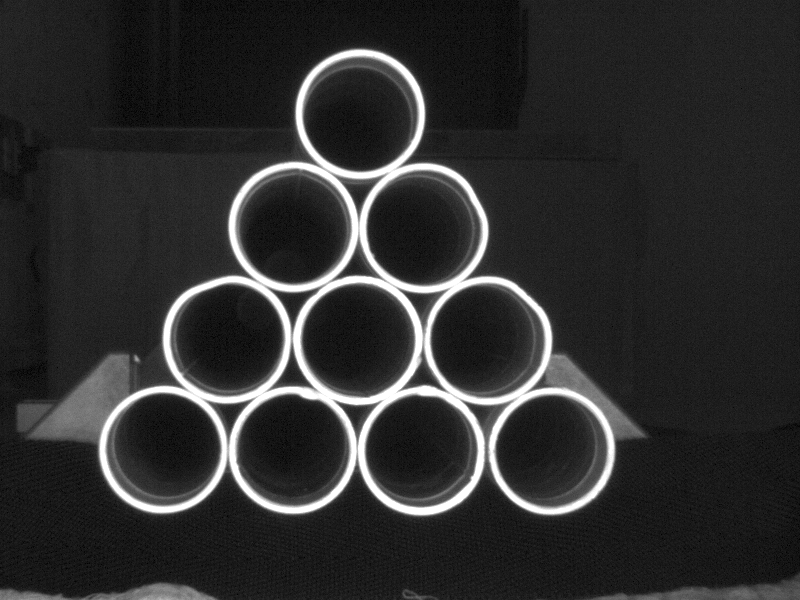
#> input picture data/image/240105_2.bmp, 800 x 600 px, found by its file name
$ python 11_main.py
#> lines starting #> are read from the running program, lines starting #| are printed output that depends on the picture; after the words box and inside, x2 and y2 are one past the last pixel; in counts of white or black regions, pixels touching at a corner belong together
#> further down, image is the input picture: shape (600, 800, 3); min 0, max 255, mean 46.7
import cv2
import numpy as np

def nothing(x):
    pass

# Callback 函數，當軌跡條值改變時被調用
def detect_circles(minDist, param1, param2, threshold_value):
#> called with minDist = 104, param1 = 200, param2 = 10, threshold_value = 173
    global image, selected_circle
    img_copy = image.copy()  # 複製原始圖像以便每次重新繪製圓形

    gray = cv2.cvtColor(img_copy, cv2.COLOR_BGR2GRAY)

    # 二值化處理
    _, thresholded = cv2.threshold(gray, threshold_value, 255, cv2.THRESH_BINARY)
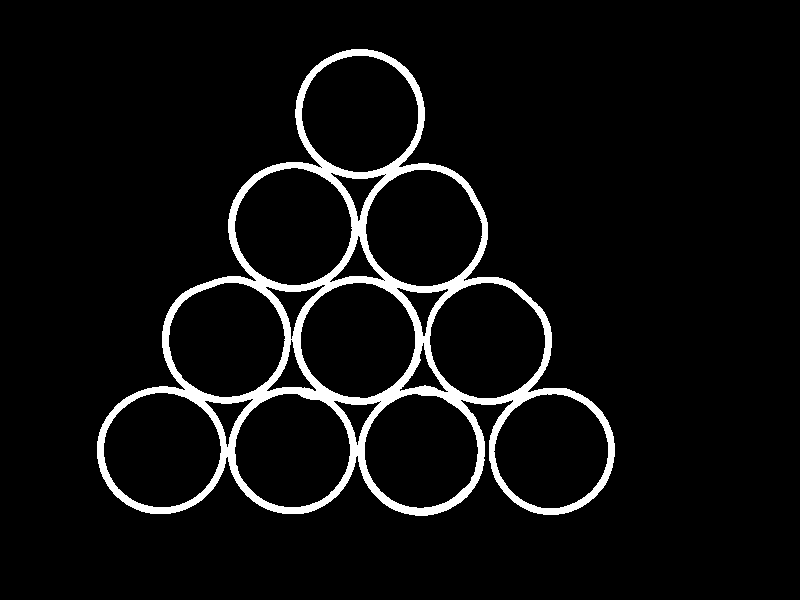
#> thresholded: shape (600, 800); 5.6% white; 1 white region, box (x1, y1, x2, y2) and area: (97, 49, 615, 516) 27045
    # # 圖像侵蝕操作
    # kernel = np.ones((2, 2), np.uint8)
    # thresholded = cv2.erode(thresholded, kernel, iterations=erosion_iterations)

    # 偵測圓形
    circles = cv2.HoughCircles(thresholded, cv2.HOUGH_GRADIENT, dp=1, minDist=minDist,
                                param1=param1, param2=param2, minRadius=0, maxRadius=73)
#> circles = [[420.5, 450.5, 56.8], [162.5, 449.5, 57.1], [292.5, 449.5, 56.4], [357.5, 340.5, 57.5], [551.5, 451.5, 63.3], [222.5, 339.5, 61.4], [288.5, 225.5, 61.2], [360.5, 113.5, 57.5], [421.5, 223.5, 61.4], [489.5, 342.5, 61.4]]

    # 如果有偵測到圓形
    if circles is not None:
        circles = np.round(circles[0, :]).astype("int")
#> circles = [[420, 450, 57], [162, 450, 57], [292, 450, 56], [358, 340, 58], [552, 452, 63], [222, 340, 61], [288, 226, 61], [360, 114, 58], [422, 224, 61], [490, 342, 61]]

        for i, (x, y, r) in enumerate(circles):
            diameter = 2 * r
            print(f"圓形{i}直徑: {diameter}")

            # 繪製偵測到的所有圓形
            cv2.circle(img_copy, (x, y), r, (0, 255, 0), 4)
            cv2.circle(img_copy, (x, y), 5, (0, 255, 0), -1)  # 繪製圓心

            # 繪製方框（用于選擇圓）
            if selected_circle == i:
                expanded_radius = int(r * 1.2)  # 将圆的半径扩大为当前半径的1.1倍
                cv2.rectangle(img_copy, (x - expanded_radius, y - expanded_radius), (x + expanded_radius, y + expanded_radius), (255, 0, 0), 2)
#> this loop made 10 passes
#> (x, y, r, diameter, expanded_radius) on pass 1: (420, 450, 57, 114, 68)
#> (printed output is left out)
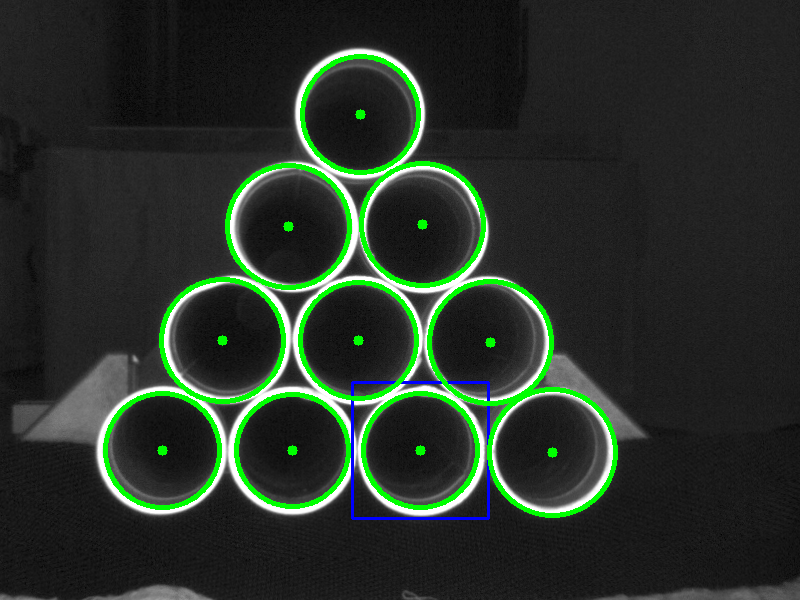
#> img_copy: shape (600, 800, 3); mean B, G, R 40.4, 49.8, 39.6

        max_circles = len(circles)
#> max_circles = 10
        cv2.setTrackbarMax('selected_circle', 'Detected Circles', max_circles - 1)  # 設置最大值

        if selected_circle < max_circles:
            (x, y, r) = circles[selected_circle]
#> x = 420; y = 450; r = 57
            diameter = 2 * r
#> diameter = 114
            print(f"選擇的圓形直徑: {diameter}")
#| 選擇的圓形直徑: 114

            # 創建一個與原始圖像尺寸相同的全黑遮罩
            mask = np.zeros(image.shape[:2], dtype=np.uint8)

            # 在遮罩上創建圓形（白色）
            cv2.circle(mask, (x, y), int(r*1.2), (255, 255, 255), thickness=-1)  # 用白色繪製選定的圓形區域
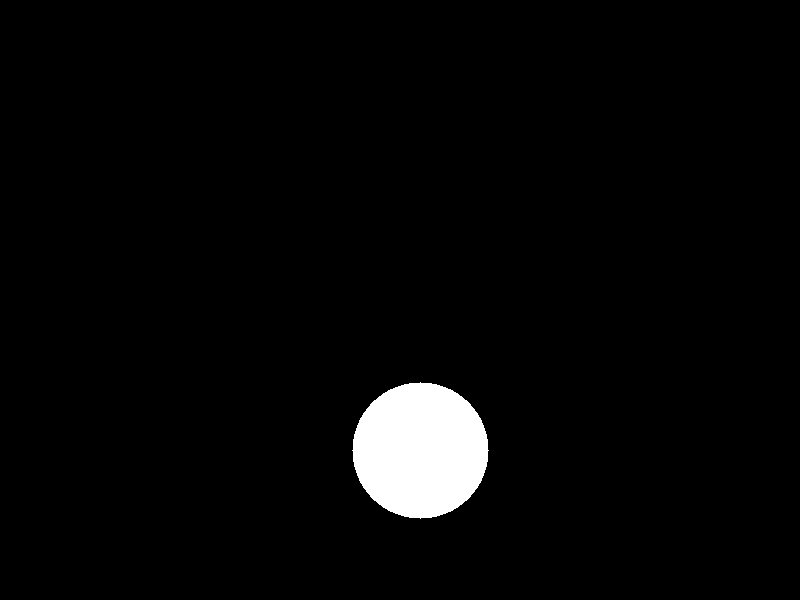
#> mask: shape (600, 800); 3% white; 1 white region, box (x1, y1, x2, y2) and area: (352, 382, 489, 519) 14505

            # 使用bitwise_and將遮罩應用到原始圖像上
            selected_circle_region = cv2.bitwise_and(image, image, mask=mask)
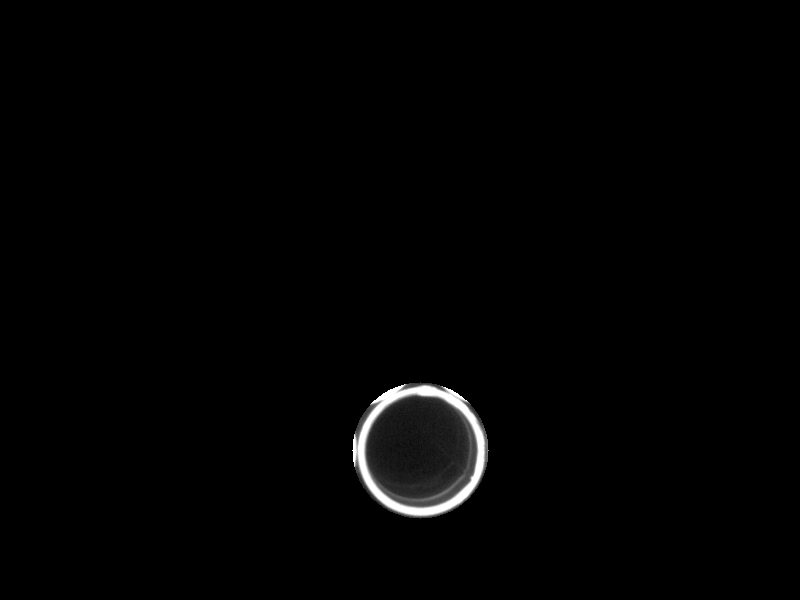
#> selected_circle_region: shape (600, 800, 3); min 0, max 255, mean 2.8

            # 顯示選定的圓形區域
            cv2.imshow("Selected Circle Region", selected_circle_region)
            cv2.imshow("Detected Circles", img_copy)
            cv2.imshow("Origin", image)
            cv2.imwrite("../data/image/python11.jpg", selected_circle_region)

    else:
        print("未偵測到圓形")
        cv2.imshow("thresholded", thresholded)  # 顯示二值化後的圖像

# 其他部分保持不變

# 读取相机校正参数
fs = cv2.FileStorage("../data/calibration.xml", cv2.FILE_STORAGE_READ)
cameraMatrix = fs.getNode('cameraMatrix').mat()
distCoeffs = fs.getNode('distCoeffs').mat()
fs.release()
pixel_to_mm = 25.8 / 146
# 读取影像
image = cv2.imread("../data/image/240105_2.bmp")

# 校正影像
image = cv2.undistort(image, cameraMatrix, distCoeffs)

minDist = 104  # 初始最小距离
param1 = 200   # 初始 param1
param2 = 10   # 初始 param2
threshold_value = 173  # 初始二值化阈值
erosion_iterations = 1  # 图像侵蚀的迭代次数
selected_circle = 0  # 选择的圆的索引（从0开始）

cv2.namedWindow('Detected Circles')
cv2.createTrackbar('minDist', 'Detected Circles', minDist, 200, nothing)
cv2.createTrackbar('param1', 'Detected Circles', param1, 1000, nothing)
cv2.createTrackbar('param2', 'Detected Circles', param2, 1000, nothing)
cv2.createTrackbar('threshold_value', 'Detected Circles', threshold_value, 255, nothing)
cv2.createTrackbar('selected_circle', 'Detected Circles', selected_circle, 10, nothing)

while True:
    minDist = cv2.getTrackbarPos('minDist', 'Detected Circles')
    param1 = cv2.getTrackbarPos('param1', 'Detected Circles')
    param2 = cv2.getTrackbarPos('param2', 'Detected Circles')
    threshold_value = cv2.getTrackbarPos('threshold_value', 'Detected Circles')
    selected_circle = cv2.getTrackbarPos('selected_circle', 'Detected Circles')

    detect_circles(minDist, param1, param2, threshold_value)

    if cv2.waitKey(1) & 0xFF == ord('q'):
#> (key q is pressed here)
        break

cv2.destroyAllWindows()

$ run again, with data/image/240105_1.bmp copied over data/image/240105_2.bmp
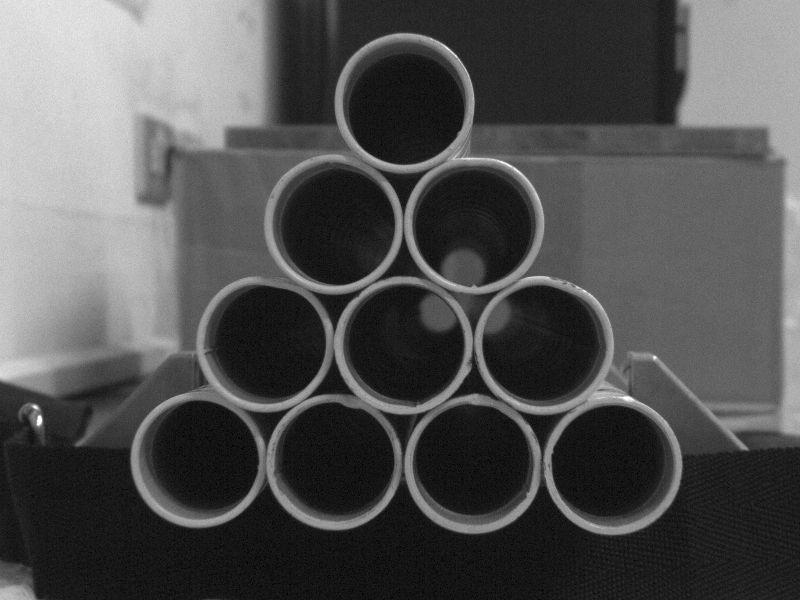
#> input picture data/image/240105_1.bmp, 800 x 600 px, found by its file name
#> image is the input picture: shape (600, 800, 3); min 0, max 255, mean 81.8
#> thresholded: shape (600, 800); 12.8% white; 644 white regions (616 under 20 px), largest, box (x1, y1, x2, y2) and area: (0, 0, 259, 381) 56599, (757, 0, 800, 98) 1326, (787, 186, 800, 227) 319
#> in detect_circles, `circles = cv2.HoughCircles(thresholded, cv2.HOUGH_GRADIENT, dp=1, minD..`: circles = [[475.5, 223.5, 65.8], [764.5, 73.5, 33.6], [89.5, 317.5, 48.1], [664.5, 44.5, 56.8], [216.5, 83.5, 60.7], [98.5, 211.5, 62.1], [752.5, 184.5, 46.9], [554.5, 330.5, 50], [298.5, 1.5, 56.2], [622.5, 432.5, 38], [782.5, 345.5, 15.9]]
#> in detect_circles, `circles = np.round(circles[0, :]).astype("int")`: circles = [[476, 224, 66], [764, 74, 34], [90, 318, 48], [664, 44, 57], [216, 84, 61], [98, 212, 62], [752, 184, 47], [554, 330, 50], [298, 2, 56], [622, 432, 38], [782, 346, 16]]
#> the loop in detect_circles, `for i, (x, y, r) in enumerate(circles):` made 11 passes
#> (x, y, r, diameter, expanded_radius) on pass 1: (476, 224, 66, 132, 79)
#> (printed output is left out)
#> after the loop in detect_circles, `for i, (x, y, r) in enumerate(circles):`:
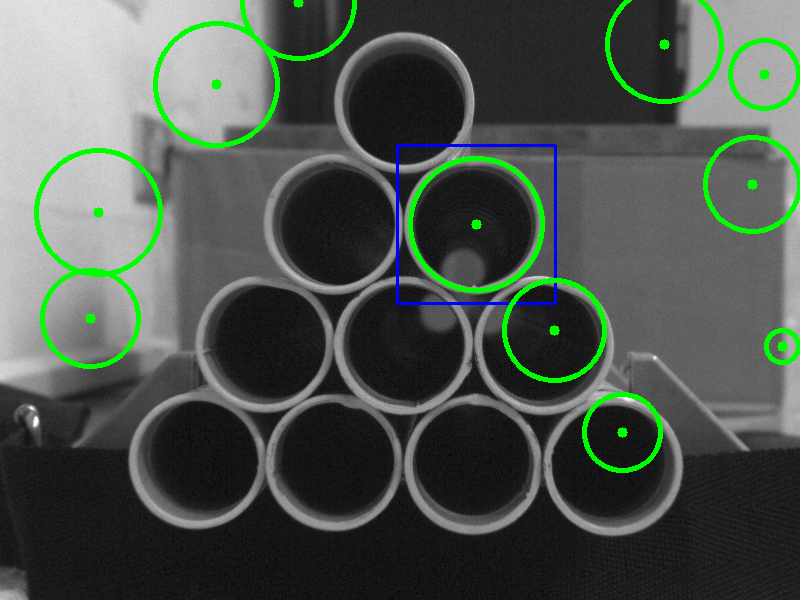
#> img_copy: shape (600, 800, 3); mean B, G, R 78, 85.6, 77
#> max_circles = 11
#> in detect_circles, `(x, y, r) = circles[selected_circle]`: x = 476; y = 224; r = 66
#> in detect_circles, `diameter = 2 * r`: diameter = 132
#| 選擇的圓形直徑: 132
#> mask: shape (600, 800); 4.1% white; 1 white region, box (x1, y1, x2, y2) and area: (397, 145, 556, 304) 19577
#> in detect_circles, `selected_circle_region = cv2.bitwise_and(image, image, mask=mask)`:
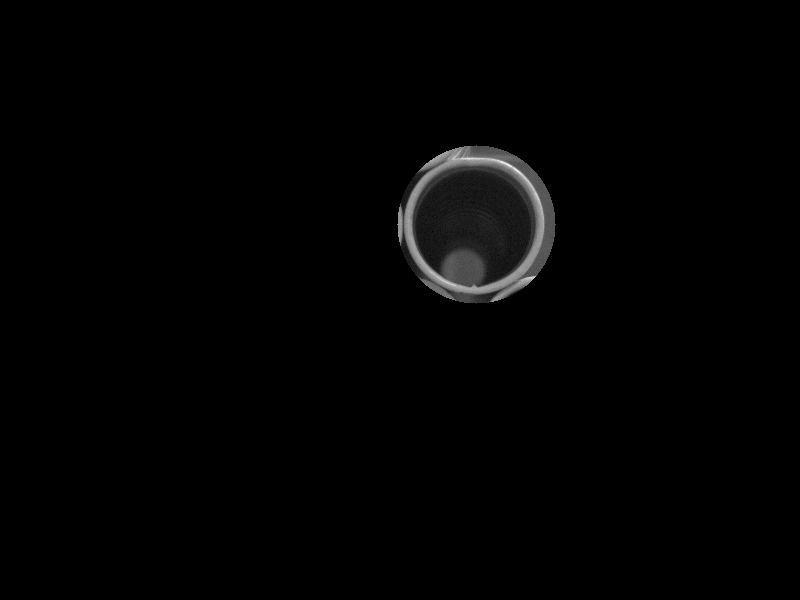
#> selected_circle_region: shape (600, 800, 3); min 0, max 247, mean 2.7

$ run again, with data/image/240105_3.bmp copied over data/image/240105_2.bmp
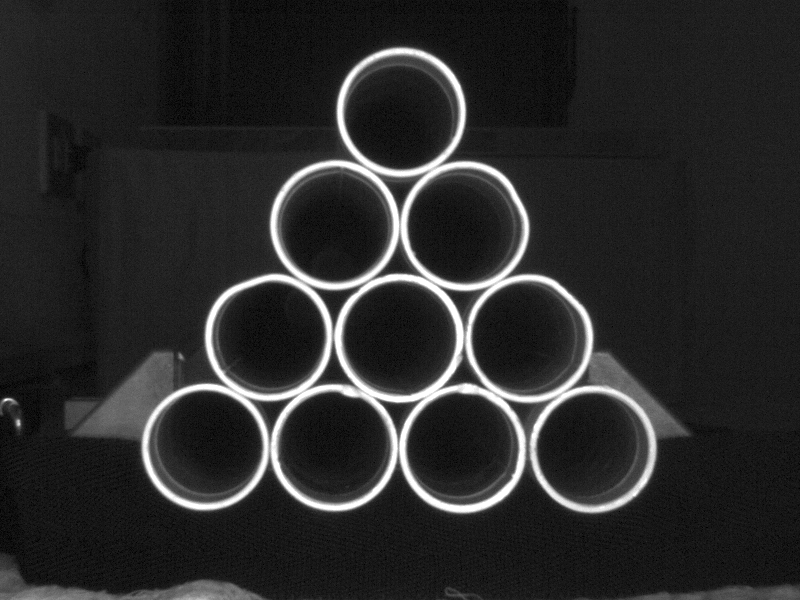
#> input picture data/image/240105_3.bmp, 800 x 600 px, found by its file name
#> image is the input picture: shape (600, 800, 3); min 0, max 255, mean 42.7
#> thresholded: shape (600, 800); 5% white; 3 white regions (2 under 20 px), largest, box (x1, y1, x2, y2) and area: (141, 48, 656, 513) 24058
#> in detect_circles, `circles = cv2.HoughCircles(thresholded, cv2.HOUGH_GRADIENT, dp=1, minD..`: circles = [[333.5, 224.5, 64.6], [267.5, 336.5, 58], [203.5, 446.5, 57.5], [528.5, 338.5, 57.8], [332.5, 447.5, 56.7], [403.5, 109.5, 61.1], [397.5, 337.5, 57.5], [465.5, 225.5, 59.1], [462.5, 444.5, 60.1], [589.5, 447.5, 60.1]]
#> in detect_circles, `circles = np.round(circles[0, :]).astype("int")`: circles = [[334, 224, 65], [268, 336, 58], [204, 446, 58], [528, 338, 58], [332, 448, 57], [404, 110, 61], [398, 338, 58], [466, 226, 59], [462, 444, 60], [590, 448, 60]]
#> the loop in detect_circles, `for i, (x, y, r) in enumerate(circles):` made 10 passes
#> (x, y, r, diameter, expanded_radius) on pass 1: (334, 224, 65, 130, 78)
#> (printed output is left out)
#> after the loop in detect_circles, `for i, (x, y, r) in enumerate(circles):`:
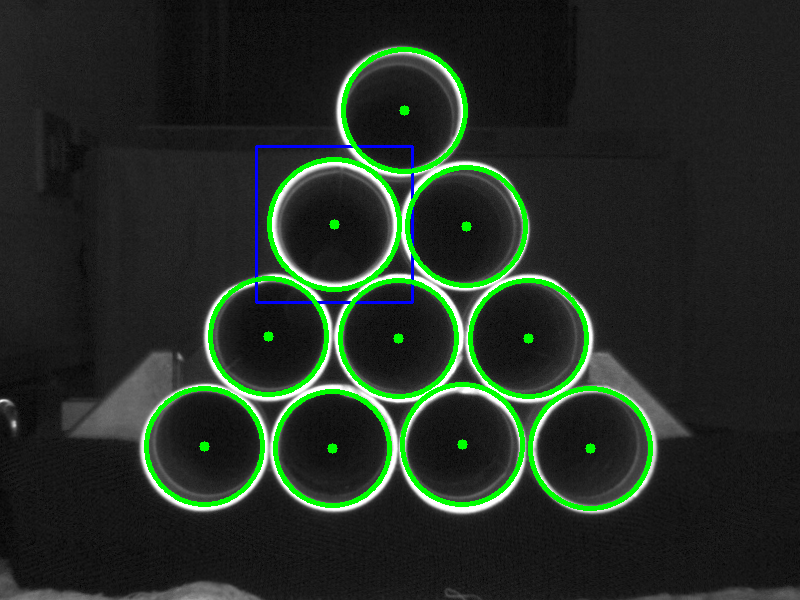
#> img_copy: shape (600, 800, 3); mean B, G, R 36.3, 45.6, 35.4
#> max_circles = 10
#> in detect_circles, `(x, y, r) = circles[selected_circle]`: x = 334; y = 224; r = 65
#> in detect_circles, `diameter = 2 * r`: diameter = 130
#| 選擇的圓形直徑: 130
#> mask: shape (600, 800); 4% white; 1 white region, box (x1, y1, x2, y2) and area: (256, 146, 413, 303) 19109
#> in detect_circles, `selected_circle_region = cv2.bitwise_and(image, image, mask=mask)`:
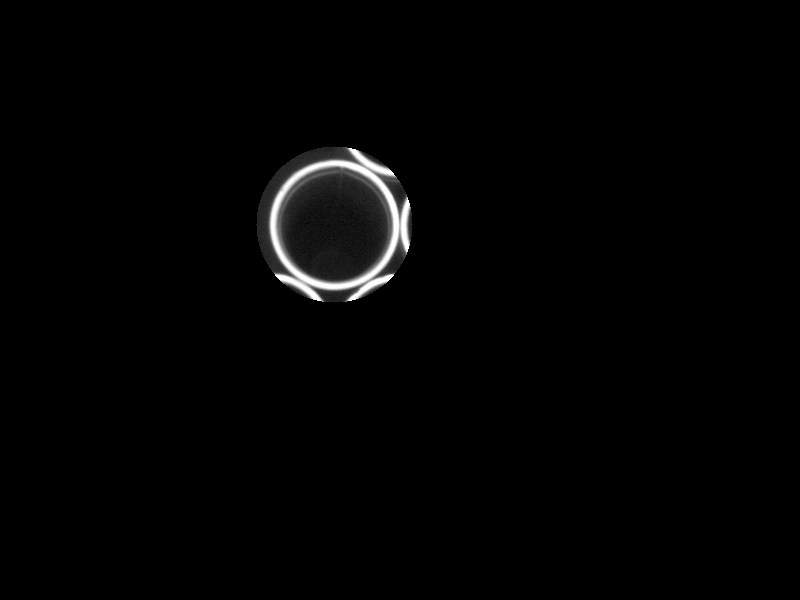
#> selected_circle_region: shape (600, 800, 3); min 0, max 255, mean 3.3

$ run again, with data/image/325.bmp copied over data/image/240105_2.bmp
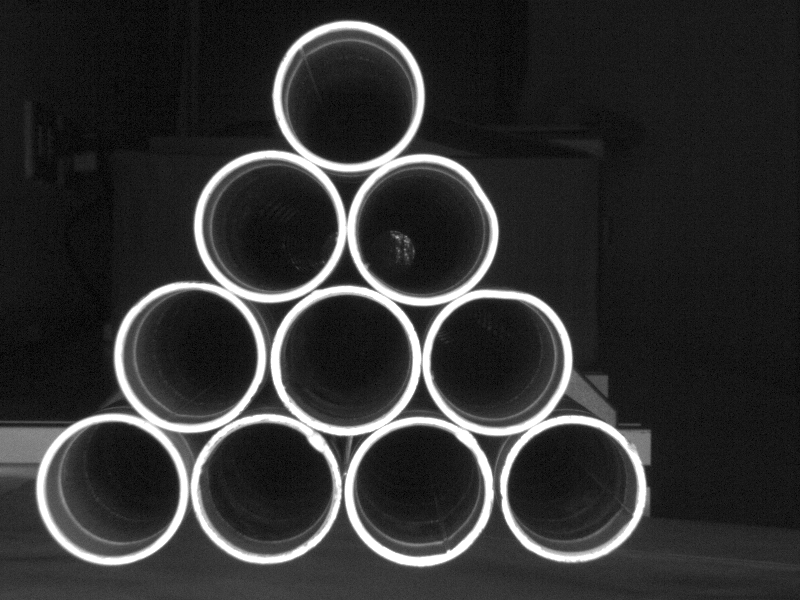
#> input picture data/image/325.bmp, 800 x 600 px, found by its file name
#> image is the input picture: shape (600, 800, 3); min 0, max 255, mean 49.5
#> thresholded: shape (600, 800); 7.5% white; 2 white regions (1 under 20 px), largest, box (x1, y1, x2, y2) and area: (32, 20, 647, 567) 35915
#> in detect_circles, `circles = cv2.HoughCircles(thresholded, cv2.HOUGH_GRADIENT, dp=1, minD..`: circles = [[188.5, 356.5, 68.1], [109.5, 490.5, 68.7], [348.5, 95.5, 68.5], [422.5, 229.5, 67.7], [418.5, 490.5, 65.7], [265.5, 489.5, 67.4], [572.5, 489.5, 65.9], [495.5, 360.5, 66.2], [265.5, 223.5, 72.4], [341.5, 362.5, 71.3]]
#> in detect_circles, `circles = np.round(circles[0, :]).astype("int")`: circles = [[188, 356, 68], [110, 490, 69], [348, 96, 68], [422, 230, 68], [418, 490, 66], [266, 490, 67], [572, 490, 66], [496, 360, 66], [266, 224, 72], [342, 362, 71]]
#> the loop in detect_circles, `for i, (x, y, r) in enumerate(circles):` made 10 passes
#> (x, y, r, diameter, expanded_radius) on pass 1: (188, 356, 68, 136, 81)
#> (printed output is left out)
#> after the loop in detect_circles, `for i, (x, y, r) in enumerate(circles):`:
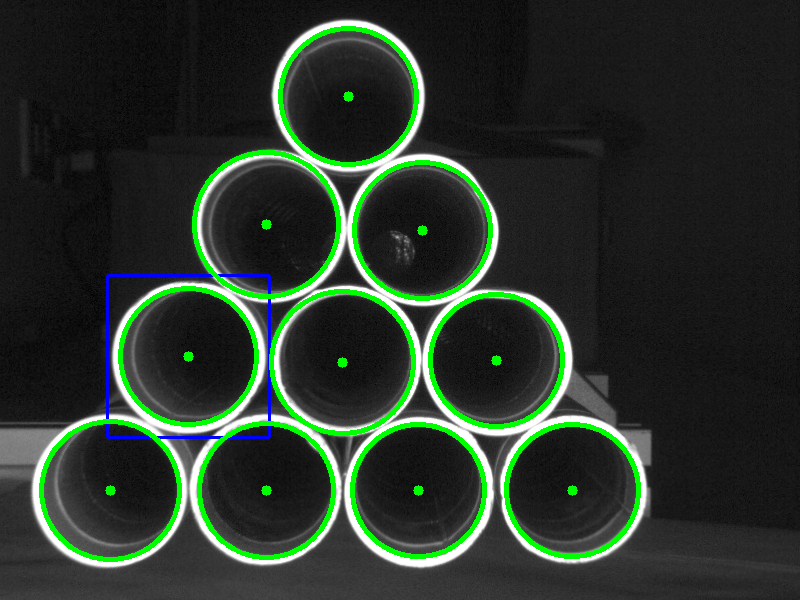
#> img_copy: shape (600, 800, 3); mean B, G, R 42.7, 53.5, 41.8
#> max_circles = 10
#> in detect_circles, `(x, y, r) = circles[selected_circle]`: x = 188; y = 356; r = 68
#> in detect_circles, `diameter = 2 * r`: diameter = 136
#| 選擇的圓形直徑: 136
#> mask: shape (600, 800); 4.3% white; 1 white region, box (x1, y1, x2, y2) and area: (107, 275, 270, 438) 20593
#> in detect_circles, `selected_circle_region = cv2.bitwise_and(image, image, mask=mask)`:
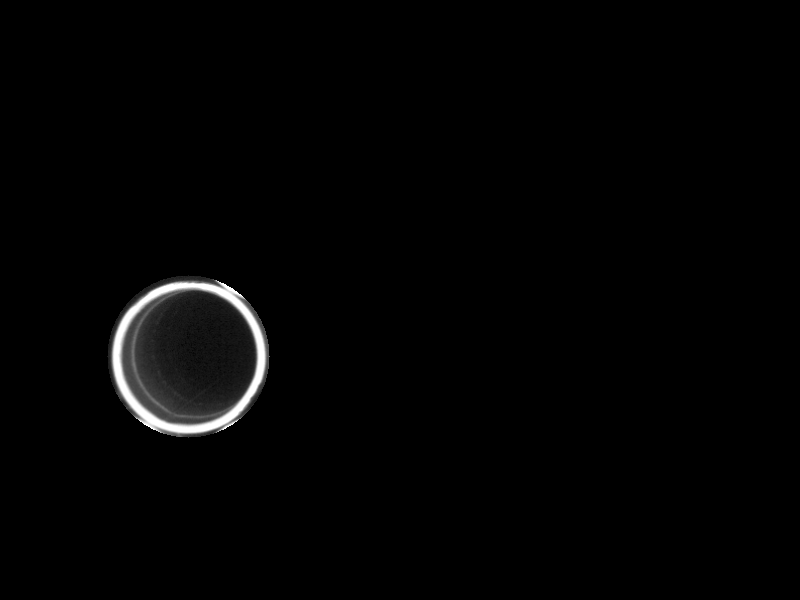
#> selected_circle_region: shape (600, 800, 3); min 0, max 255, mean 3.5
